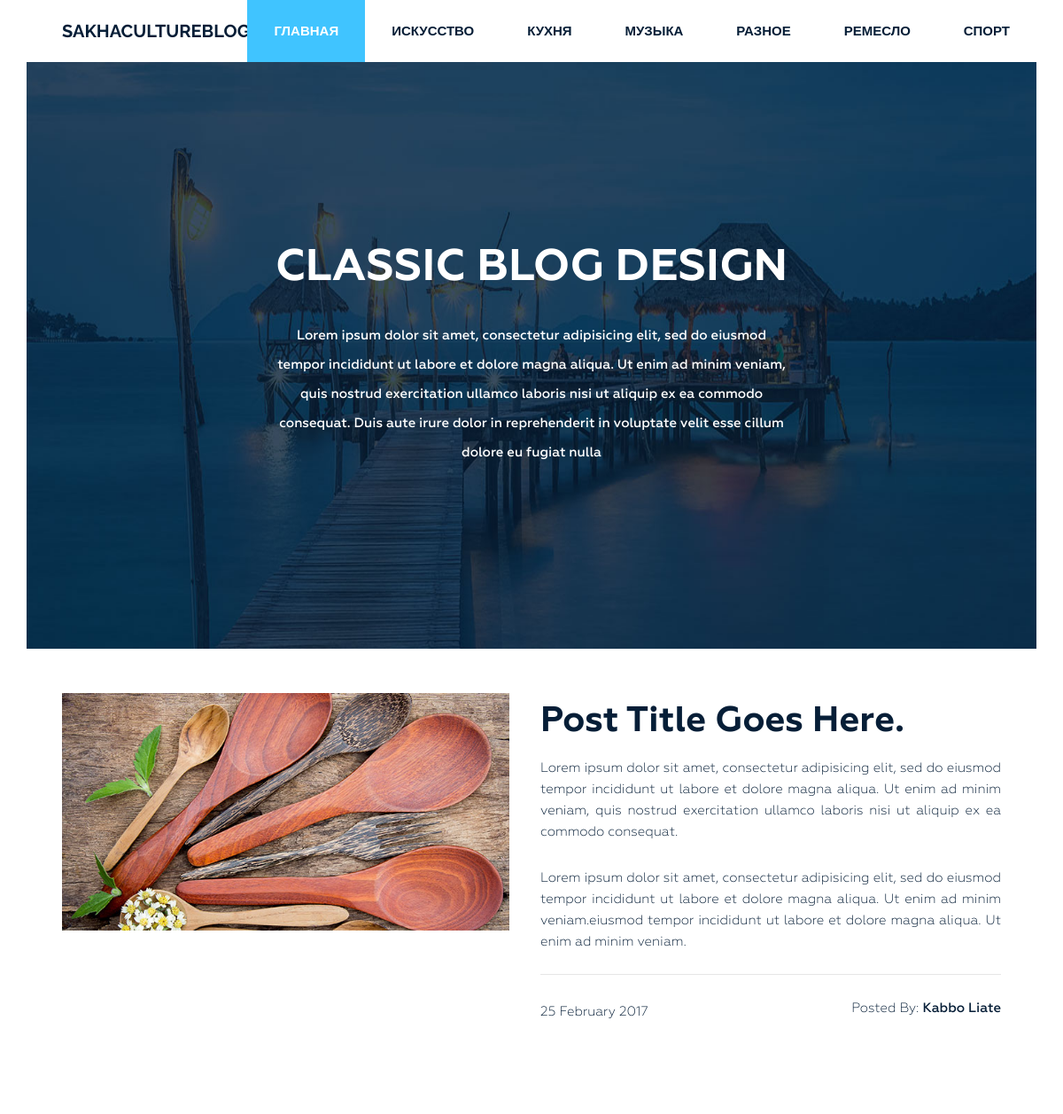
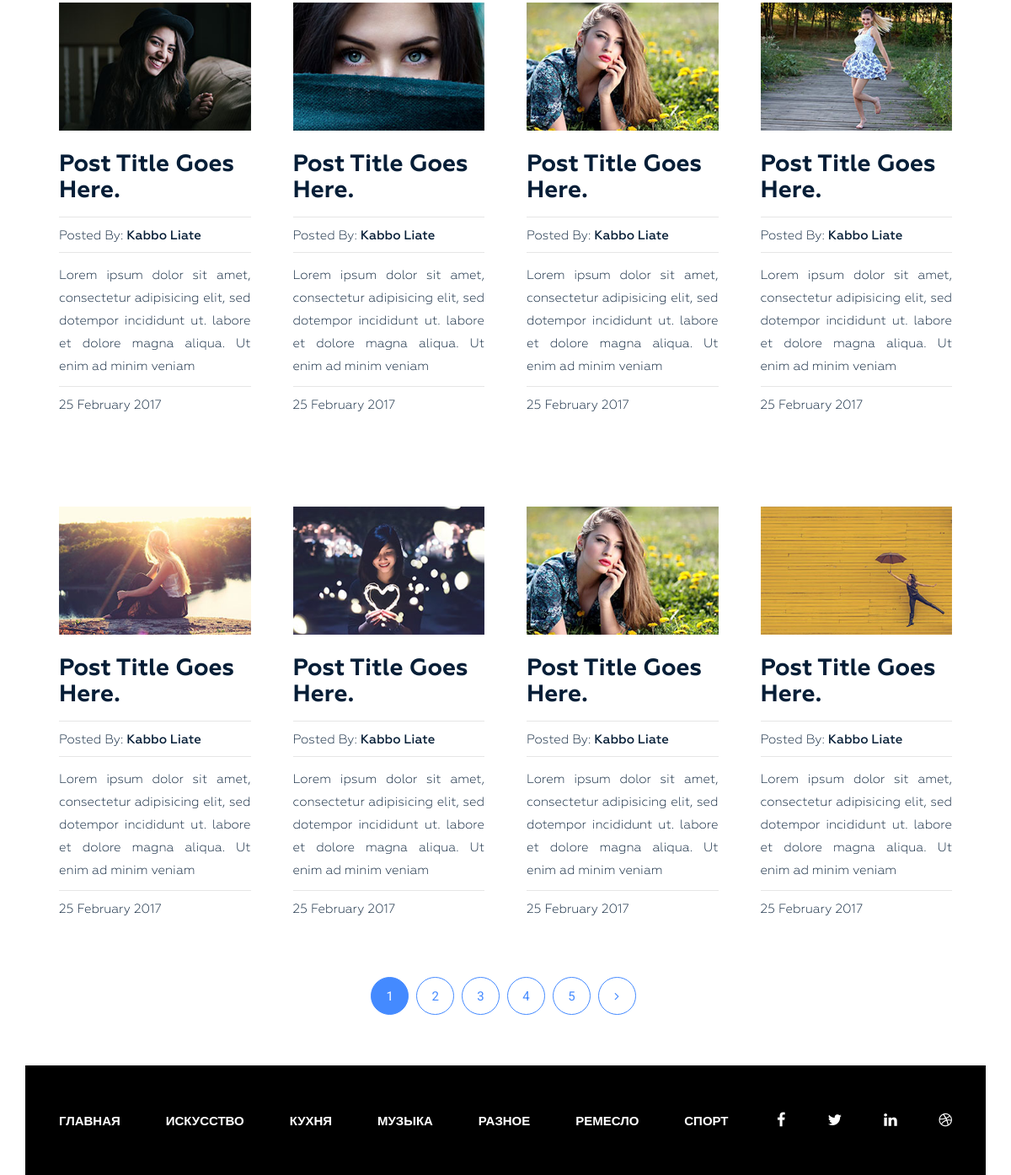
Screenshot of /blog/ with the database file from the repository (2 pictures, top to bottom).
### blog/models.py (models this page shows, shortened)
class Category(models.Model):
    title = models.CharField(max_length=255, verbose_name='Название')
    slug = models.SlugField(max_length=255, verbose_name='Url', unique=True)
    def get_absolute_url(self):
        return reverse('category', kwargs={"slug": self.slug})
    class Meta:
        verbose_name = 'Категория(ю)'
        verbose_name_plural = 'Категории'
        ordering = ['title']

### blog/views.py (the view)
# urls.py: path('', index, name='bloghome'),
def index(request):
    return render(request, 'blog/index.html')

### blog/templatetags/menu.py (called while the page is built)
@register.inclusion_tag('blog/menu_tpl.html')
def show_menu(menu_class='menu'):
    categories = Category.objects.all()
    return {"categories": categories, "menu_class": menu_class}

### blog/templates/blog/index.html
{% extends 'base_blog.html' %}
{% load static %}
{% block content %}
<section class="bg-text-area">
            <div class="container">
                <div class="row">
                    <div class="col-md-12">
                        <div class="bg-text">
                            <h3>Classic BLOG Design</h3>
                            <p>Lorem ipsum dolor sit amet, consectetur adipisicing elit, sed do eiusmod tempor incididunt ut labore et dolore magna aliqua. Ut enim ad minim veniam, quis nostrud exercitation ullamco laboris nisi ut aliquip ex ea commodo consequat. Duis aute irure dolor in reprehenderit in voluptate velit esse cillum dolore eu fugiat nulla </p>
                        </div>
                    </div>
                </div>
            </div>
        </section>
<section class="blog-post-area">
            <div class="container">
                <div class="row">
                    <div class="blog-post-area-style">
                            <div class="col-md-12">
                                <div class="single-post-big">
                                    <div class="big-image">
                                        <img src="{% static 'img/post-image1.jpg' %}" alt="">
                                    </div>
                                    <div class="big-text">
                                        <h3><a href="#">Post Title Goes Here.</a></h3>
                                        <p>Lorem ipsum dolor sit amet, consectetur adipisicing elit, sed do eiusmod tempor incididunt ut labore et dolore magna aliqua. Ut enim ad minim veniam, quis nostrud exercitation ullamco laboris nisi ut aliquip ex ea commodo consequat.</p>
                                        <p>Lorem ipsum dolor sit amet, consectetur adipisicing elit, sed do eiusmod tempor incididunt ut labore et dolore magna aliqua. Ut enim ad minim veniam.eiusmod tempor incididunt ut labore et dolore magna aliqua. Ut enim ad minim veniam.</p>
                                        <h4><span class="date">25 February 2017</span><span class="author">Posted By: <span class="author-name">Kabbo Liate</span></span>
                                        </h4>
                                    </div>
                                </div>
                            </div>
                            <div class="col-md-3">
                                <div class="single-post">
                                    <img src="{% static 'img/post-image2.jpg' %}" alt="">
                                    <h3><a href="#">Post Title Goes Here.</a></h3>
                                    <h4><span>Posted By: <span class="author-name">Kabbo Liate</span></span>
                                    </h4>
                                    <p>Lorem ipsum dolor sit amet, consectetur adipisicing elit, sed dotempor incididunt ut. labore et dolore magna aliqua. Ut enim ad minim veniam</p>
                                    <h4><span>25 February 2017</span></h4>
                                </div>
                            </div>
                            <div class="col-md-3">
                                <div class="single-post">
                                    <img src="{% static 'img/post-image3.jpg' %}" alt="">
                                    <h3><a href="#">Post Title Goes Here.</a></h3>
                                    <h4><span>Posted By: <span class="author-name">Kabbo Liate</span></span>
                                    </h4>
                                    <p>Lorem ipsum dolor sit amet, consectetur adipisicing elit, sed dotempor incididunt ut. labore et dolore magna aliqua. Ut enim ad minim veniam</p>
                                    <h4><span>25 February 2017</span></h4>
                                </div>
                            </div>
                            <div class="col-md-3">
                                <div class="single-post">
                                    <img src="{% static 'img/post-image4.jpg' %}" alt="">
                                    <h3><a href="#">Post Title Goes Here.</a></h3>
                                    <h4><span>Posted By: <span class="author-name">Kabbo Liate</span></span>
                                    </h4>
                                    <p>Lorem ipsum dolor sit amet, consectetur adipisicing elit, sed dotempor incididunt ut. labore et dolore magna aliqua. Ut enim ad minim veniam</p>
                                    <h4><span>25 February 2017</span></h4>
                                </div>
                            </div>
                            <div class="col-md-3">
                                <div class="single-post">
                                    <img src="{% static 'img/post-image5.jpg' %}" alt="">
                                    <h3><a href="#">Post Title Goes Here.</a></h3>
                                    <h4><span>Posted By: <span class="author-name">Kabbo Liate</span></span>
                                    </h4>
                                    <p>Lorem ipsum dolor sit amet, consectetur adipisicing elit, sed dotempor incididunt ut. labore et dolore magna aliqua. Ut enim ad minim veniam</p>
                                    <h4><span>25 February 2017</span></h4>
                                </div>
                            </div>
                            <div class="col-md-3">
                                <div class="single-post">
                                    <img src="{% static 'img/post-image6.jpg' %}" alt="">
                                    <h3><a href="#">Post Title Goes Here.</a></h3>
                                    <h4><span>Posted By: <span class="author-name">Kabbo Liate</span></span>
                                    </h4>
                                    <p>Lorem ipsum dolor sit amet, consectetur adipisicing elit, sed dotempor incididunt ut. labore et dolore magna aliqua. Ut enim ad minim veniam</p>
                                    <h4><span>25 February 2017</span></h4>
                                </div>
                            </div>
                            <div class="col-md-3">
                                <div class="single-post">
                                    <img src="{% static 'img/post-image7.jpg' %}" alt="">
                                    <h3><a href="#">Post Title Goes Here.</a></h3>
                                    <h4><span>Posted By: <span class="author-name">Kabbo Liate</span></span>
                                    </h4>
                                    <p>Lorem ipsum dolor sit amet, consectetur adipisicing elit, sed dotempor incididunt ut. labore et dolore magna aliqua. Ut enim ad minim veniam</p>
                                    <h4><span>25 February 2017</span></h4>
                                </div>
                            </div>
                            <div class="col-md-3">
                                <div class="single-post">
                                    <img src="{% static 'img/post-image8.jpg' %}" alt="">
                                    <h3><a href="#">Post Title Goes Here.</a></h3>
                                    <h4><span>Posted By: <span class="author-name">Kabbo Liate</span></span>
                                    </h4>
                                    <p>Lorem ipsum dolor sit amet, consectetur adipisicing elit, sed dotempor incididunt ut. labore et dolore magna aliqua. Ut enim ad minim veniam</p>
                                    <h4><span>25 February 2017</span></h4>
                                </div>
                            </div>
                            <div class="col-md-3">
                                <div class="single-post">
                                    <img src="{% static 'img/post-image9.jpg' %}" alt="">
                                    <h3><a href="#">Post Title Goes Here.</a></h3>
                                    <h4><span>Posted By: <span class="author-name">Kabbo Liate</span></span>
                                    </h4>
                                    <p>Lorem ipsum dolor sit amet, consectetur adipisicing elit, sed dotempor incididunt ut. labore et dolore magna aliqua. Ut enim ad minim veniam</p>
                                    <h4><span>25 February 2017</span></h4>
                                </div>
                            </div>
                    </div>
                </div>
            </div>
            <div class="pegination">
                <div class="nav-links">
                    <span class="page-numbers current">1</span>
                    <a class="page-numbers" href="#">2</a>
                    <a class="page-numbers" href="#">3</a>
                    <a class="page-numbers" href="#">4</a>
                    <a class="page-numbers" href="#">5</a>
                    <a class="page-numbers" href="#"><i class="fa fa-angle-right" aria-hidden="true"></i></a>
                </div>
            </div>
        </section>
{% endblock %}

### blog/templates/blog/menu_tpl.html
<div class="{{ menu_class }}">
    <ul>
        <li><a href="{% url 'bloghome' %}">Главная</a></li>
        {% for item in categories %}
        <li><a href="{{ item.get_absolute_url }}">{{ item.title }}</a></li>
        {% endfor %}
    </ul>
</div>

### mysite/static/style.css (style rules this page uses)
.wrapper header.header .menu { margin: 0 }
.wrapper header.header .menu ul { float: right; margin: 0; padding: 0; margin-right: 4px; }
.wrapper header.header .menu ul li { display: inline-block; list-style: outside none none; margin: 0 -4px 0 0; }
.wrapper header.header .menu ul li a { color: rgb(6, 30, 55); font-family: "Raleway", sans-serif; font-size: 15px; font-weight: 600; line-height: 70px; padding: 26px 30px; text-decoration: none; text-transform: uppercase; }
.wrapper header.header .menu ul li.active a { background: #40c4ff; color: #fff; }
.wrapper section.bg-text-area .bg-text { background-image: url(img/bg-iamges.jpg); background-size: 100% 100%; padding: 205px 280px; }
.wrapper section.bg-text-area .bg-text h3 { color: #fff; font-family: Geometria; font-size: 50px; font-weight: 700; text-align: center; text-transform: uppercase; margin: 0; }
.wrapper section.bg-text-area .bg-text p { color: #fff; font-family: Geometria; font-size: 15px; font-weight: 500; line-height: 33px; margin: 32px 0 0; text-align: center; }
section.blog-post-area { margin-top: 50px; }
section.blog-post-area .big-image { float: left; width: 50%; padding-right: 35px; }
section.blog-post-area .big-text { float: right; width: 50%; padding-right: 20px; }
section.blog-post-area img { width: 100%; }
section.blog-post-area .big-text h3 { margin: 10px 0 0; }
section.blog-post-area .big-text h3 a { font-family: Geometria; font-weight: 700; font-size: 40px; color: #061e37; text-decoration: none; }
section.blog-post-area .big-text p { color: #061e37; font-family: Geometria; font-size: 15px; font-weight: 400; line-height: 24px; padding-top: 18px; text-align: justify; text-decoration: none; }
section.blog-post-area .big-text h4 { margin-top: 25px; padding-top: 30px; position: relative; }
section.blog-post-area .big-text h4::before { background: #e6e6e6 none repeat scroll 0 0; content: ""; height: 1px; position: absolute; top: 0; width: 100%; }
section.blog-post-area .single-post { padding-right: 20px; margin: 100px 0px 0px; }
section.blog-post-area h4 span { font-family: Geometria; font-weight: 400; font-size: 15px; color: #061e37; text-decoration: none; }
section.blog-post-area .big-text h4 span.author { float: right }
section.blog-post-area h4 span.author-name { font-weight: 500; }
.blog-post-area .single-post h3 a { font-family: Geometria; font-size: 28px; font-weight: 700; text-decoration: none; color: #061e37; }
.blog-post-area .single-post p { color: #061e37; font-family: Geometria; font-size: 15px; font-weight: 400; line-height: 27px; padding-top: 14px; position: relative; text-align: justify; }
.blog-post-area .single-post h4 { margin-bottom: 12px; padding-top: 10px; position: relative; }
.blog-post-area .single-post h4::before { background: #e6e6e6 none repeat scroll 0 0; content: ""; height: 1px; position: absolute; top: 0; width: 100%; }
.blog-post-area .single-post p::before { background: #e6e6e6 none repeat scroll 0 0; content: ""; height: 1px; position: absolute; top: 0; width: 100%; }
.blog-post-area .single-post h3 { margin: 25px 0 15px; }
.blog-post-area .pegination { margin-top: 60px; margin-bottom: 60px; }
.blog-post-area .pegination .nav-links { margin: 0; padding: 0; text-align: center; }
.blog-post-area .pegination .nav-links .page-numbers { border: 1px solid #448aff; border-radius: 50%; color: #448aff; display: inline-block; font-family: "Roboto", sans-serif; font-size: 15px; font-weight: 400; height: 45px; line-height: 45px; list-style: outside none none; margin-right: 5px; text-align: center; width: 45px; }
.blog-post-area .blog-post-area-style { margin: 0 20px 0 40px; }
.blog-post-area .pegination .nav-links .page-numbers.current { background: #448aff; color: #fff; }
.blog-post-area .pegination .nav-links a { text-decoration: none; }
.wrapper footer.footer .footer-menu { margin: 0 }
.wrapper footer.footer .footer-menu ul { line-height: 130px; margin: 0; padding: 0; }
.wrapper footer.footer .footer-menu ul li { display: inline; list-style: outside none none; margin: 0; padding: 30px 0px; }
.wrapper footer.footer .footer-menu ul li a { color: #fff; font-family: "Raleway", sans-serif; font-size: 15px; font-weight: 600; line-height: 70px; margin-left: 40px; padding: 26px 10px 26px 0; text-decoration: none; text-transform: uppercase; }

### rows the page displays
Category: title "ИСКУССТВО"
Category: title "КУХНЯ"
Category: title "МУЗЫКА"
Category: title "РАЗНОЕ"
Category: title "РЕМЕСЛО"
Category: title "СПОРТ"
